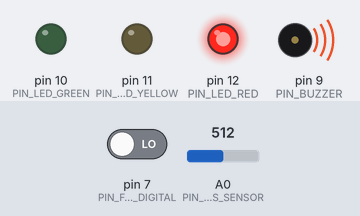
A sketch run on a simulated Arduino Uno, built with avr-gcc and run on an emulated ATmega328P. On the bench: output pins drawn as LEDs (lit = HIGH), buzzer (waves = sounding, pin HIGH). The test bench sets the inputs (shaded band); at power-on: pin 7 (PIN_FLAME_DIGITAL) LOW, A0 (PIN_GAS_SENSOR) = 512. What the sketch prints to the serial monitor is not drawn.

Above: at 120.16 s.
Timing chart, 0 to 123.1 s (numbered marks = the images above):
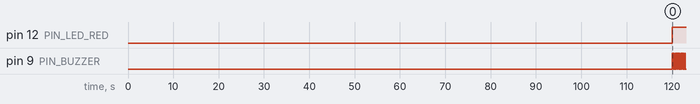

Measured:
- by itself, pin 12 (PIN_LED_RED): LOW → HIGH at 120 s
- by itself, pin 9 (PIN_BUZZER): alternates HIGH for 0.15 s and LOW for 0.15 s

The sketch:

gas_alert_iit_jammu_p2.ino
```cpp
/********************************************************
   Kitchen Safety Alert System
   Board  : Arduino Uno R3
   Sensor : MQ-2 Gas Sensor + Flame Sensor
   Output : Green LED, Yellow LED, Red LED, Buzzer

   Connections:
   MQ-2 AOUT  -> A0
   Flame DO   -> D7
   Flame AO   -> A1 (Optional)
   Green LED  -> D10
   Yellow LED -> D11
   Red LED    -> D12
   Buzzer     -> D9
********************************************************/

const int PIN_GAS_SENSOR   = A0;
const int PIN_FLAME_DIGITAL = 7;

const int PIN_LED_GREEN  = 10;
const int PIN_LED_YELLOW = 11;
const int PIN_LED_RED    = 12;
const int PIN_BUZZER     = 9;

enum AlertLevel
{
  LEVEL_SAFE,
  LEVEL_WARNING,
  LEVEL_DANGER,
  LEVEL_FLAME,
  LEVEL_GAS_AND_FLAME
};

unsigned long beepToggleAt = 0;
unsigned long lastPrintAt  = 0;
bool buzzerOn = false;

void setup()
{
  Serial.begin(9600);

  pinMode(PIN_FLAME_DIGITAL, INPUT);
  pinMode(PIN_LED_GREEN, OUTPUT);
  pinMode(PIN_LED_YELLOW, OUTPUT);
  pinMode(PIN_LED_RED, OUTPUT);
  pinMode(PIN_BUZZER, OUTPUT);

  digitalWrite(PIN_LED_GREEN, LOW);
  digitalWrite(PIN_LED_YELLOW, LOW);
  digitalWrite(PIN_LED_RED, LOW);
  digitalWrite(PIN_BUZZER, LOW);

  Serial.println("======================================");
  Serial.println(" Kitchen Safety Alert System");
  Serial.println(" MQ-2 Warming Up...");
  Serial.println(" Wait 2 Minutes...");
  Serial.println("======================================");

  delay(120000);   // 2 minute sensor warm-up

  Serial.println("MQ-2 Ready!");
}

void loop()
{
  int gasPercent = readGasPercent();
  bool flameSeen = isFlameDetected();

  AlertLevel level = evaluateAlertLevel(gasPercent, flameSeen);

  driveOutputs(level);
  printStatusEvery1Sec(gasPercent, flameSeen, level);
}

int readGasPercent()
{
  int rawValue = analogRead(PIN_GAS_SENSOR);
  return map(rawValue, 0, 1023, 0, 100);
}

bool isFlameDetected()
{
  // Flame sensor pulls the line LOW when flame is present
  return digitalRead(PIN_FLAME_DIGITAL) == LOW;
}

AlertLevel evaluateAlertLevel(int gasPercent, bool flameSeen)
{
  if (gasPercent > 60 && flameSeen)
    return LEVEL_GAS_AND_FLAME;

  if (flameSeen)
    return LEVEL_FLAME;

  if (gasPercent > 60)
    return LEVEL_DANGER;

  if (gasPercent > 30)
    return LEVEL_WARNING;

  return LEVEL_SAFE;
}

const char* alertLevelName(AlertLevel level)
{
  switch (level)
  {
    case LEVEL_SAFE:          return "SAFE";
    case LEVEL_WARNING:       return "WARNING";
    case LEVEL_DANGER:        return "DANGER";
    case LEVEL_FLAME:         return "FLAME";
    case LEVEL_GAS_AND_FLAME: return "GAS + FLAME";
  }
  return "SAFE";
}

void driveOutputs(AlertLevel level)
{
  switch (level)
  {
    case LEVEL_SAFE:
      digitalWrite(PIN_LED_GREEN, HIGH);
      digitalWrite(PIN_LED_YELLOW, LOW);
      digitalWrite(PIN_LED_RED, LOW);
      digitalWrite(PIN_BUZZER, LOW);
      break;

    case LEVEL_WARNING:
      digitalWrite(PIN_LED_GREEN, LOW);
      digitalWrite(PIN_LED_YELLOW, HIGH);
      digitalWrite(PIN_LED_RED, LOW);
      pulseBuzzer(500);   // slow beep, ~1 beep/sec
      break;

    case LEVEL_DANGER:
      digitalWrite(PIN_LED_GREEN, LOW);
      digitalWrite(PIN_LED_YELLOW, LOW);
      digitalWrite(PIN_LED_RED, HIGH);
      digitalWrite(PIN_BUZZER, HIGH);   // continuous alarm
      break;

    case LEVEL_FLAME:
      digitalWrite(PIN_LED_GREEN, LOW);
      digitalWrite(PIN_LED_YELLOW, LOW);
      digitalWrite(PIN_LED_RED, HIGH);
      pulseBuzzer(150);   // fast beep pattern
      break;

    case LEVEL_GAS_AND_FLAME:
      digitalWrite(PIN_LED_GREEN, LOW);
      digitalWrite(PIN_LED_YELLOW, HIGH);
      digitalWrite(PIN_LED_RED, HIGH);
      pulseBuzzer(80);    // combined rapid pattern
      break;
  }
}

void pulseBuzzer(unsigned long intervalMs)
{
  if (millis() - beepToggleAt >= intervalMs)
  {
    beepToggleAt = millis();
    buzzerOn = !buzzerOn;
    digitalWrite(PIN_BUZZER, buzzerOn);
  }
}

void printStatusEvery1Sec(int gasPercent, bool flameSeen, AlertLevel level)
{
  if (millis() - lastPrintAt < 1000)
    return;

  lastPrintAt = millis();

  Serial.print("GAS: ");
  Serial.print(gasPercent);
  Serial.print("%");
  Serial.print(" | FLAME: ");
  Serial.print(flameSeen ? "DETECTED" : "NONE");
  Serial.print(" | STATUS: ");
  Serial.println(alertLevelName(level));
}
```
